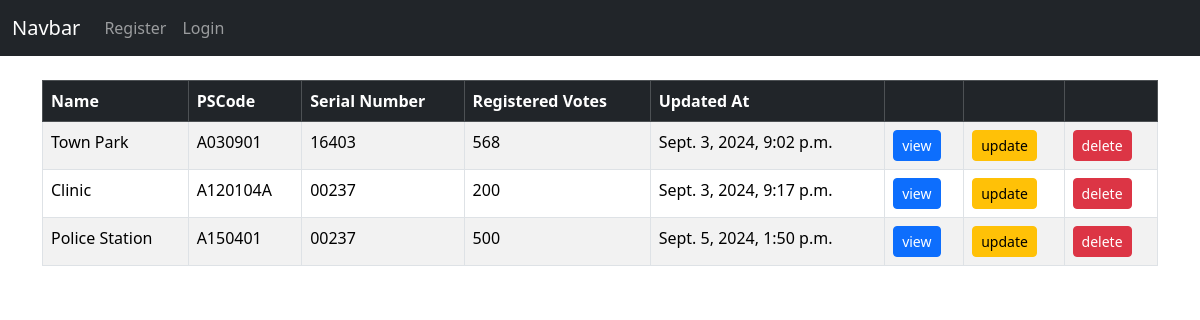
The page /poll_stations/ on the database its author committed.
### ps_crm_app/models.py (models this page shows, shortened)
class pollStations(models.Model):
    ps_name = models.CharField(max_length=50)
    ps_code = models.CharField(max_length=50)
    serial_num = models.CharField(max_length=50)
    reg_voters = models.IntegerField()
    updated_at = models.DateTimeField(auto_now_add=True)

### ps_crm_app/views.py (the view)
# urls.py: path('poll_stations/', views.poll_station, name='poll_station'),
def poll_station(request):
    stations = pollStations.objects.all()
    context = {
        'stations':stations,
    }
    return render(request, 'ps_crm_app/poll_stations.html',context)

### ps_crm_app/templates/ps_crm_app/poll_stations.html
{% extends 'ps_crm_app/base.html' %}
{% block content %}
<table class="table  table-striped table-hover table-bordered">
    <thead class="table-dark">
      <tr>
        <th scope="col">Name</th>
        <th scope="col">PSCode</th>
        <th scope="col">Serial Number</th>
        <th scope="col">Registered Votes</th>
        <th scope="col">Updated At</th>
        <th scope="col"></th>
        <th scope="col"></th>
        <th scope="col"></th>
      </tr>
    </thead>
    <tbody class="table-striped">
      {% if stations %}
        {% for station in stations%}
        <tr>
          <td>{{ station.ps_name }}</title></td>
          <td>{{ station.ps_code }}</td>
          <td>{{ station.serial_num }}</td>
          <td>{{ station.reg_voters}}</td>
          <td>{{ station.updated_at }}</td>
          <td><a href="{% url 'poll' station.id %}" class="btn btn-primary btn-sm">view</a></td>
          <td><a href="{% url 'updatePollstation' station.id %}" class="btn btn-warning btn-sm">update</a></td>
          <td><a href="{% url 'delete' station.id %}" class="btn btn-danger btn-sm">delete</a></td>
        {% endfor %}
      {% endif %}
      </tr>
    </tbody>
    </table>
{% endblock content %}

### ps_crm_app/static/css/styles.css (style rules this page uses)
.btn { font-size: Poppins; }

### rows shown on the page
pollStations: ps_name "Town Park", ps_code "A030901", serial_num "16403", reg_voters "568", updated_at "Sept. 3, 2024, 9:02 p.m."
pollStations: ps_name "Clinic", ps_code "A120104A", serial_num "00237", reg_voters "200", updated_at "Sept. 3, 2024, 9:17 p.m."
pollStations: ps_name "Police Station", ps_code "A150401", serial_num "00237", reg_voters "500", updated_at "Sept. 5, 2024, 1:50 p.m."
